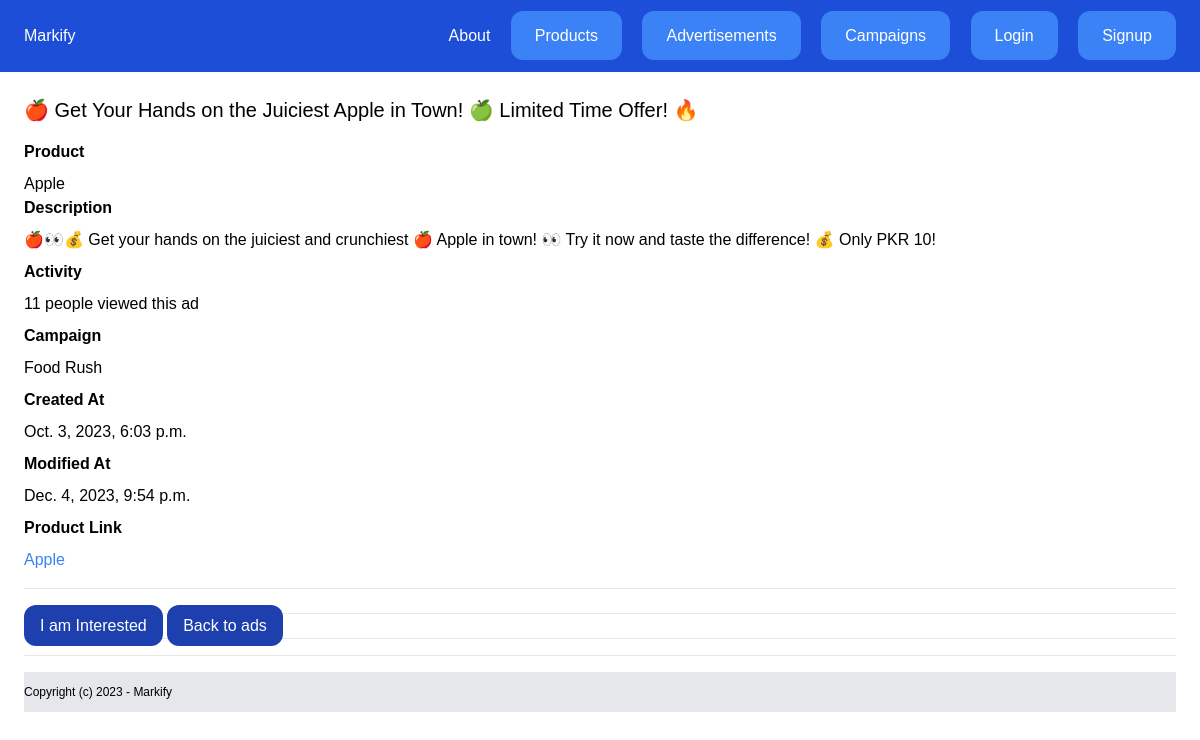
/dashboard/ads/6/, run on the app's committed database.
### product/models.py (models this page shows, shortened)
class Advertisement(models.Model):
    product = models.ForeignKey(Product, related_name='advertisements', on_delete=models.CASCADE)
    campaign = models.ForeignKey(Campaign, related_name='advertisements', on_delete=models.SET_NULL, null=True)
    title = models.CharField(max_length=255)
    description = models.TextField(blank=True, null=True)
    activity = models.IntegerField(default=0)
    created_at = models.DateTimeField(auto_now_add=True)
    modified_at = models.DateTimeField(auto_now=True)

class Product(models.Model):
    name = models.CharField(max_length=255)
    team = models.ForeignKey(Team, related_name='products', on_delete=models.CASCADE)
    price = models.IntegerField(default=0)
    description = models.TextField(blank=True, null=True)
    created_by = models.ForeignKey(User, related_name='products', on_delete=models.CASCADE)
    created_at = models.DateTimeField(auto_now_add=True)
    modified_at = models.DateTimeField(auto_now=True)

### campaigns/models.py (models this page shows, shortened)
class Campaign(models.Model):
    title = models.CharField(max_length=100)
    start_date = models.DateField(auto_now_add=True)
    end_date = models.DateField()
    active = models.BooleanField(default=True)

### product/views.py (the view)
def ad_detail(request,pk):
    ad = get_object_or_404(Advertisement, pk=pk)
    is_owner = False
    try:
        if ad.product.team == request.user.userprofile.active_team:
            is_owner = True
        else:
            ad.activity += 1
            ad.save()
    except AttributeError:
        ad.activity += 1
        ad.save()
    return   render(request, 'ad/ad_detail.html', {
         'ad':ad,
         'description':ad.description,
         'is_owner':is_owner,
         })

### campaigns/context_processors.py (called while the page is built)
def campaign_expired(request):
    campaigns = Campaign.objects.all()
    for campaign in campaigns:
        if campaign.end_date < timezone.now().date():
            campaign.active = False
            campaign.save()
    return {'campaigns': campaigns}

### team/context_processors.py (called while the page is built)
def active_team(request):
    if request.user.is_authenticated:
        if request.user.userprofile.active_team:
            team = request.user.userprofile.active_team
        else:
            team = Team.objects.filter(created_by=request.user)[0]
    else:
        team = None
    return {'active_team': team}

### product/templates/ad/ad_detail.html (shortened to what this page needs)
{%extends "core/base.html"%}
{%load social_share%}
{%block content%}
    <div class='py-6 px-6'>
        <h1 class='text-xl mb-4'>{{ad.title}}</h1>
        <p class="font-semibold mb-2 mt-2">Product</p>
        <p>{{ad.product.name}}</p>
        {%if ad.description%}
            <p class="font-semibold mb-2">Description</p>
            <p class="mb-2">{{ad.description}}</p>
        {% endif %}
        <p class="font-semibold mb-2 mt-2">Activity</p>
        <p>{{ad.activity}} people viewed this ad</p>
        <p class="font-semibold mb-2 mt-2">Campaign</p>
        {%if ad.campaign%}
            <p>{{ad.campaign.title}}</p>
        {%else%}
            <p>Not in a campaign</p>
        {%endif%}
        <p class="font-semibold mb-2 mt-2">Created At</p>
        <p>{{ad.created_at}}</p>
        <p class="font-semibold mb-2 mt-2">Modified At</p>
        <p>{{ad.modified_at }}</p>
        <p class="font-semibold mb-2 mt-2">Product Link</p>
        <a href = "{%url 'products:detail' ad.product.id%}" class = "mb-8 text-blue-500">{{ad.product.name}}</a>
        <hr class = "mt-4">
        <hr class = "mt-6">
            {%if not request.user.is_authenticated%}
            <a href = "{%url 'campaigns:campaign-client' ad.id%}" class="py-3 px-4 bg-blue-800 text-white rounded-xl">I am Interested</a>
            {%endif%}
            <a href="{%url 'ads:list' %}" class="py-3 px-4 bg-blue-800 text-white rounded-xl">Back to ads</a>
        <hr>
        <hr class="my-4">
{%endblock%}

### data on the page
Advertisement: title "🍎 Get Your Hands on the Juiciest Apple in Town! 🍏 Limited Time Offer! 🔥", product.name "Apple", description "🍎👀💰 Get your hands on the juiciest and crunchiest 🍎 Apple in town! 👀 Try it now and taste the difference! 💰 Only PKR 10!", activity "11", campaign "Food Rush", created_at "Oct. 3, 2023, 6:03 p.m.", modified_at "Dec. 4, 2023, 9:54 p.m."
